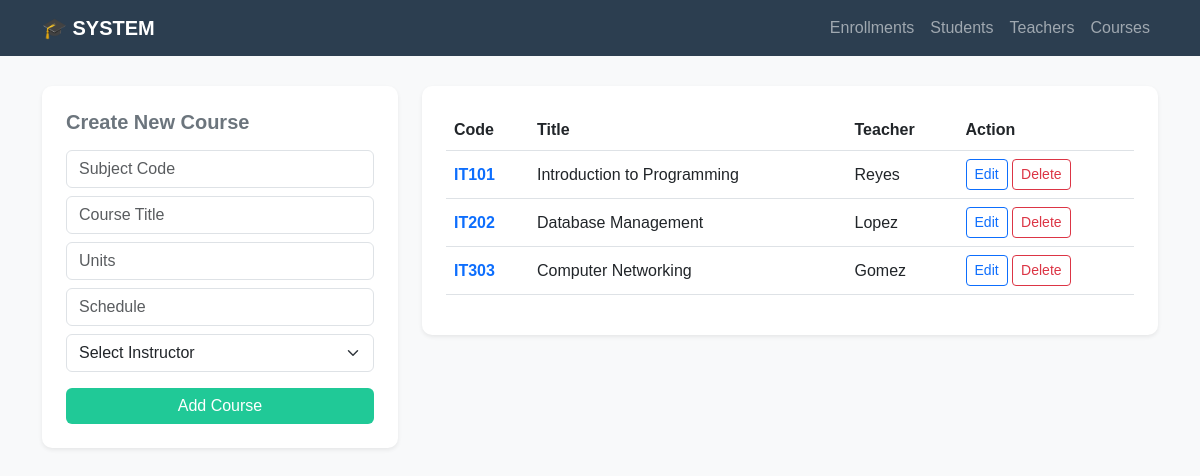
Page /courses/ on the committed database.
### student/models.py (models this page shows, shortened)
class Course(models.Model):
    course_code = models.CharField(max_length=20, unique=True)
    course_name = models.CharField(max_length=100)
    description = models.TextField()
    units = models.IntegerField()
    schedule = models.CharField(max_length=50)
    room_number = models.CharField(max_length=20)
    teacher = models.ForeignKey(Teacher, on_delete=models.CASCADE)
    semester = models.CharField(max_length=20)
    academic_year = models.CharField(max_length=20)

class Teacher(models.Model):
    first_name = models.CharField(max_length=50)
    last_name = models.CharField(max_length=50)
    gender = models.CharField(max_length=10)
    specialization = models.CharField(max_length=100)
    contact_number = models.CharField(max_length=15)
    email = models.EmailField(unique=True)
    hire_date = models.DateField()
    department = models.CharField(max_length=100)
    employment_status = models.CharField(max_length=20) # Full-time / Part-time

### student/views.py (the view, shortened to what this page needs)
# urls.py: path('courses/', views.course_list, name='course_list'),
def course_list(request):
    context = {'courses': Course.objects.all(), 'teachers': Teacher.objects.all()}
    return render(request, 'student/course_list.html', context)

### templates/student/course_list.html (shortened to what this page needs)
{% extends 'student/base.html' %}
{% block content %}
<div class="row">
    <div class="col-md-4">
        <div class="card p-4 shadow-sm">
            <h5 class="fw-bold mb-3 text-secondary">Create New Course</h5>
            <form method="POST"> {% csrf_token %}
                <input type="text" name="code" class="form-control mb-2" placeholder="Subject Code" required>
                <input type="text" name="name" class="form-control mb-2" placeholder="Course Title" required>
                <input type="number" name="units" class="form-control mb-2" placeholder="Units" required>
                <input type="text" name="schedule" class="form-control mb-2" placeholder="Schedule">
                <select name="teacher" class="form-select mb-3" required>
                    <option value="" selected disabled>Select Instructor</option>
                </select>
                <button type="submit" name="add_course" class="btn btn-primary w-100">Add Course</button>
            </form>
        </div>
    </div>
    <div class="col-md-8">
        <div class="card p-4 shadow-sm">
            <table class="table table-hover align-middle">
                <thead><tr><th>Code</th><th>Title</th><th>Teacher</th><th>Action</th></tr></thead>
                <tbody>
                    {% for c in courses %}
                    <tr>
                        <td class="fw-bold text-primary">{{ c.course_code }}</td>
                        <td>{{ c.course_name }}</td>
                        <td>{{ c.teacher.last_name }}</td>
                        <td>
                            <button class="btn btn-sm btn-outline-primary" data-bs-toggle="modal" data-bs-target="#editCourse{{ c.id }}">Edit</button>
                            <a href="{% url 'delete_course' c.id %}" class="btn btn-sm btn-outline-danger" onclick="return confirm('Delete this course?')">Delete</a>
                        </td>
                    </tr>
                    {% endfor %}
                </tbody>
            </table>
        </div>
    </div>
</div>
{% endblock %}

### templates/student/base.html (style rules this page uses)
body { background-color: #f8f9fa; font-family: sans-serif; }
.card { border-radius: 10px; border: none; box-shadow: 0 4px 6px rgba(0,0,0,0.1); }
.btn-primary { background-color: #20c997; border: none; }

### rows in the picture
Course: course_code "IT101", course_name "Introduction to Programming", teacher.last_name "Reyes"
Course: course_code "IT202", course_name "Database Management", teacher.last_name "Lopez"
Course: course_code "IT303", course_name "Computer Networking", teacher.last_name "Gomez"
